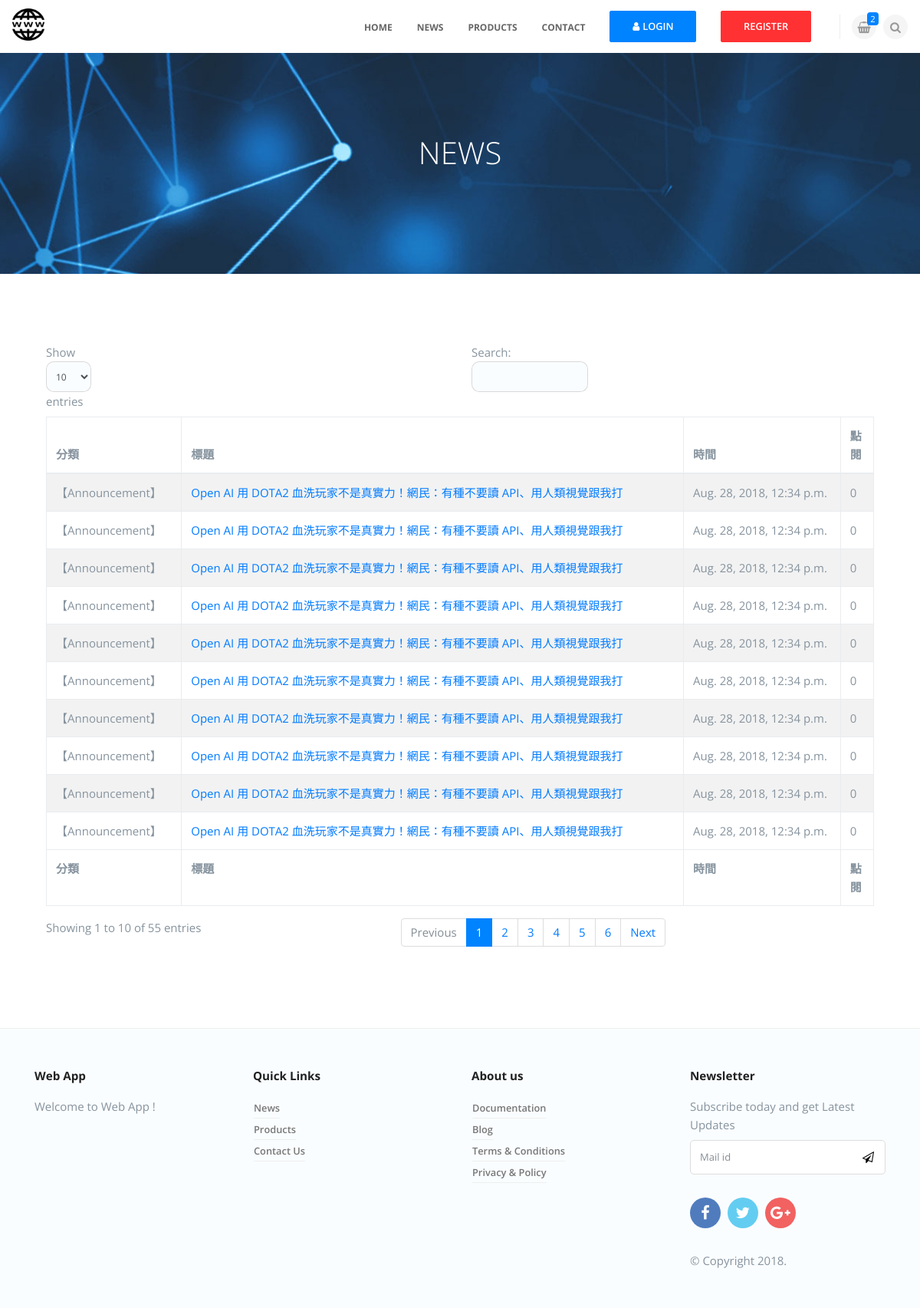
The app's page /, older data.
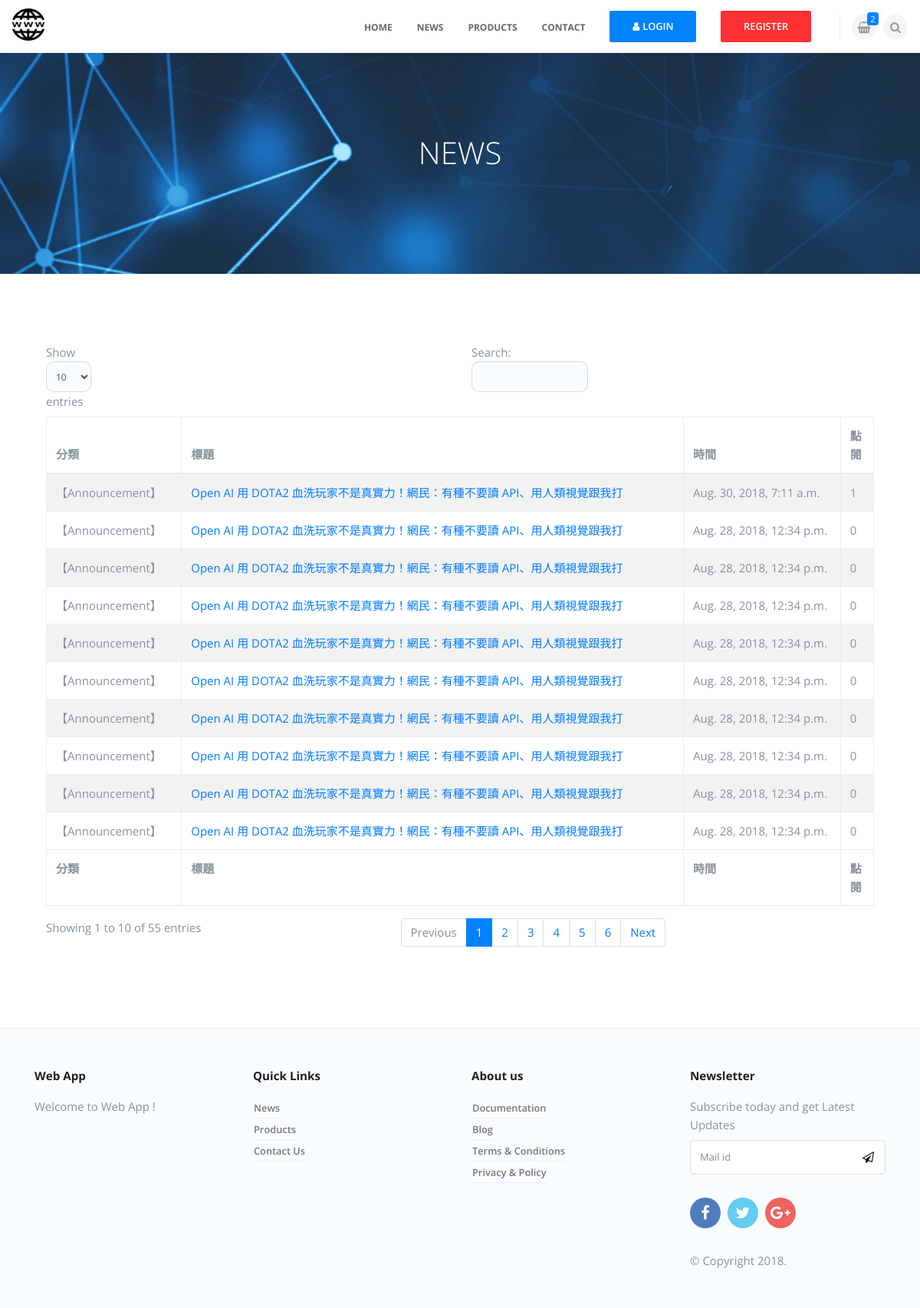
The same page, newer data.
### news/models.py (models this page shows, shortened)
class NewsUnit(models.Model):
    catego = models.CharField(max_length=10, null=False)
    nickname = models.CharField(max_length=20, null=False)
    title = models.CharField(max_length=50, null=False)
    message = models.TextField(null=False)
    pubtime = models.DateTimeField(auto_now=True)
    enabled = models.BooleanField(default=False)
    press = models.IntegerField(default=0)

### news/views.py (the view)
# urls.py: url(r'^$', news_view.news),
def news(request, pageindex=None):  # 首頁
    global page1
    pagesize = 8
    newsall = news_model.NewsUnit.objects.all().order_by('-id')
    datasize = len(newsall)
    totpage = math.ceil(datasize / pagesize)
    newsunits = newsall
    return render(request, "news/news.html", locals())

### templates/news/news.html (shortened to what this page needs)
{% extends 'app.html' %}
{% load staticfiles %}
{% block content %}
<div class="dzsparallaxer auto-init height-is-based-on-content " data-options='{   direction: "reverse"}'>
    <div class="divimage dzsparallaxer--target " style="width: 101%; height: 130%">
        <img src="{% static "images/background.jpg" %}">
    </div>
    <div class="container pt100 pb70">
        <div class="row pb50">
            <div class="col-md-8 ml-auto mr-auto wow bounceIn" data-wow-delay=".2s">
                <h1 class="h1 text-center font300 text-white">NEWS</h1>
            </div>
        </div>
    </div>
</div>
<div class="container pt90 pb90">
    <table id="data-table" class="table table-striped table-bordered" cellspacing="0" width="100%">
        <thead>
            <tr>
                <th align="left">分類</th>
                <th align="left">標題</th>
                <th align="left">時間</th>
                <th align="left">點閱</th>
            </tr>
        </thead>
        <tfoot>
            <tr>
                <th align="left">分類</th>
                <th align="left">標題</th>
                <th align="left">時間</th>
                <th align="left">點閱</th>
            </tr>
        </tfoot>
        <tbody>
            {% for unit in newsunits %}
            <tr class="alt">
                <td>
                    <div class="typeblock">【{{ unit.catego }}】</div>
                </td>
                <td>
                    <a href="/detail/{{unit.id}}/">{{ unit.title }}</a>
                </td>
                <td>{{ unit.pubtime }}</td>
                <td>{{ unit.press }}</td>
            </tr>
            {% endfor %}
        </tbody>
    </table>
</div>
{% endblock %}

### templates/app.html (shortened to what this page needs)
{% load staticfiles %}
<!DOCTYPE html>
<html lang="en">
<head>
    <link href="{% static "css/plugins/plugins.css" %}" rel="stylesheet">
    <link href="{% static "plugins/masterslider/style/masterslider.css" %}" rel="stylesheet">
    <link href="{% static "plugins/dzsparallaxer/dzsparallaxer.css" %}" rel="stylesheet">
    <link href="{% static "plugins/dzsparallaxer/scroller.css" %}" rel="stylesheet">
    <link href="{% static "plugins/dzsparallaxer/advancedscroller/plugin.css" %}" rel="stylesheet">
    <link rel="stylesheet" type="text/css" href="{% static "plugins/cubeportfolio/css/cubeportfolio.min.css" %}">
    <link href="{% static "css/style.css" %}" rel="stylesheet" type="text/css" />
</head>
<body>
        <nav class="navbar navbar-expand-lg navbar-light bg-faded">
            <div class="navbar-right-col">
                <ul class="list-inline">
                <li class="list-inline-item">
                    <a href="/shopCart"><i class="fa fa-shopping-basket"></i> <span class="badge badge-primary">2</span></a>
                </li>
                <li class="list-inline-item dropdown dropdown-search">
                    <a href="#" data-toggle="dropdown" class="dropdown-toggle"><i class="fa fa-search"></i></a>
                </li>
                </ul>
            </div>
                <a class="navbar-brand" href="/"><img src="{% static "images/www_logo.png" %}" alt="" height="42" width="42"></a>
                <div class="collapse navbar-collapse" id="navbarCollapse">
                    <ul class="navbar-nav  ml-auto">
                        <li class="nav-item">
                            <a href="/" class="nav-link">HOME</a>
                        </li>
                        <li class="nav-item">
                            <a href="/news" class="nav-link">NEWS</a>
                        </li>
                        <li class="nav-item">
                            <a href="/products" class="nav-link">PRODUCTS</a>
                        </li>
                        <li class="nav-item">
                                <a href="/contact" class="nav-link">Contact</a>
                        </li>
                        {% if request.user.is_authenticated %}
                        <li class="nav-item"><a href="/logout/" class=" btn btn-success btn-lg"><i class="fa fa-user mr-1"></i>LOGOUT</a></li>
                        <li class="nav-item"><a href="/dashboard/" class=" btn btn-primary btn-lg">DASHBOARD</a></li>
                        {% else %}
                        <li class="nav-item"><a href="/login/" class=" btn btn-primary btn-lg"><i class="fa fa-user mr-1"></i>LOGIN</a></li>
                        <li class="nav-item"><a href="/register/" class=" btn btn-danger btn-lg">REGISTER</a></li>
                        {% endif %}
                    </ul>
                </div>
            </nav>
    {% block content %}{% endblock %}
    <footer class="footer">
        <div class="container">
            <div class="row">
                <div class="col-md-6 col-lg-3">
                    <h4>Web App</h4>
                    <p>
                        Welcome to Web App !
                    </p>
                </div>
                <div class="col-md-6 col-lg-3">
                    <h4>Quick Links</h4>
                    <ul class="list-unstyled">
                        <li><a href="#" class="btn btn-underline">News</a></li>
                        <li><a href="#" class="btn btn-underline">Products</a></li>
                        <li><a href="#" class="btn btn-underline">Contact us</a></li>
                    </ul>
                </div>
                <div class="col-md-6 col-lg-3">
                    <h4>About us</h4>
                    <ul class="list-unstyled">
                        <li><a href="#" class="btn btn-underline">Documentation</a></li>
                        <li><a href="#" class="btn btn-underline">Blog</a></li>
                        <li><a href="#" class="btn btn-underline">Terms & conditions</a></li>
                        <li><a href="#" class="btn btn-underline">Privacy & policy</a></li>
                    </ul>
                </div>
                <div class="col-md-6 col-lg-3">
                    <h4>Newsletter</h4>
                    <div class="mb30">
                        <form>
                            <div class="form-group">
                                <label for="subscribe">Subscribe today and get Latest Updates</label>
                                <input type="email" class="form-control" placeholder="Mail id" id="subscribe">
                                <button type="submit" class="btn-newsletter"><i class="fa fa-paper-plane-o"></i></button>
                            </div>
                        </form>
                    </div>
                    <ul class="social list-inline mb30">
                        <li class="list-inline-item"><a class="facebook" href="#"><i class="fa fa-facebook-f"></i></a></li>
                        <li class="list-inline-item"><a class="twitter" href="#"><i class="fa fa-twitter"></i></a></li>
                        <li class="list-inline-item"><a class="gplus" href="#"><i class="fa fa-google-plus"></i></a></li>
                    </ul>
                    <span class="font400">&copy; Copyright 2018.</span>
                </div>
            </div>
        </div>
    </footer>
</body>
</html>

### static/css/style.css (style rules this page uses)
html, body { height: 100%; }
body { font-family: "Open Sans", sans-serif; color: #86939e; font-size: 15px; line-height: 1.6; font-weight: 400; }
a { transition: all .3s ease-in-out; -webkit-transition: all .3s ease-in-out; -moz-transition: all .3s ease-in-out; -ms-transition: all .3s ease-in-out; -o-transition: all .3s ease-in-out; }
.font300 { font-weight: 300 !important; }
.font400 { font-weight: 400 !important; }
h1, h2, h3, h4, h5, h6, .h1, .h2, .h3, .h4, .h5, .h6 { color: #212121; font-weight: 300; font-family: "Open Sans", sans-serif; line-height: 1.5; display: block; }
.social > li > a { display: block; width: 40px; height: 40px; line-height: 40px; text-align: center; border-radius: 50%; -webkit-border-radius: 50%; color: #fff; font-size: 20px; }
.social .twitter { background-color: #63cdf1; }
.social .facebook { background: #507cbe; }
.social .gplus { background: #f16261; }
.mb30 { margin-bottom: 30px !important; }
.pb50 { padding-bottom: 50px !important; }
.pb70 { padding-bottom: 70px !important; }
.pb90 { padding-bottom: 90px !important; }
.pt90 { padding-top: 90px !important; }
.pt100 { padding-top: 100px !important; }
.badge-primary, .btn-primary, .label-primary { background-color: #0083ff !important; border-color: #0083ff !important; }
.badge-danger, .btn-danger, .label-danger { background-color: #ff3133 !important; border-color: #ff3133 !important; }
.badge { font-weight: 400; }
.bg-faded { background-color: #f5f8fb; }
.text-white { color: #fff !important; }
.form-control, input[type="text"], input[type="email"], input[type="password"], slelect, textarea { background-color: rgba(0, 131, 255, 0.02); border-radius: 10px; min-height: 40px; font-size: 12px; }
.btn { font-size: .8rem; font-weight: 600; border-radius: 2px; -webkit-border-radius: 2px; transition: all .3s ease-in-out; -webkit-transition: all .3s ease-in-out; cursor: pointer; padding: .5rem 1rem; text-transform: capitalize; }
.btn.btn-lg { padding: .6rem 1.8rem; font-weight: 600; }
.btn.btn-underline { padding: 5px 0; border-bottom: 1px solid #eee; }
.btn-danger, .btn-primary, .btn-success, .btn-dark, .btn-info { color: #fff !important; }
.btn-primary { background-color: #0083ff; color: #fff; border-color: #0083ff; }
.navbar-expand-lg.navbar .nav-link { padding-left: .9rem; padding-right: .9rem; }
.navbar.navbar-light.bg-faded { background-color: #fff; }
.navbar .btn { position: relative; top: .9rem; }
.nav-link { display: block; font-size: 0.75rem; font-weight: 700; text-transform: uppercase; border-top: 2px solid transparent; }
.navbar-light .navbar-nav .nav-link { color: #666; }
.navbar { position: relative; }
.navbar-right-col { position: absolute; right: 1rem; top: 1.2rem; }
.navbar-right-col li:first-child { border-left: 1px solid #eee; padding-left: 15px; }
.navbar-right-col .list-inline { padding: 0; margin: 0px; }
.navbar-right-col ul > li > a { display: block; color: #999; width: 32px; height: 32px; line-height: 32px; background-color: #f5f5f5; text-align: center; border-radius: 50%; position: relative; }
.navbar-right-col ul > li > a .badge { position: absolute; right: -3px; top: -3px; }
.navbar-collapse { padding-right: 110px; }
.dropdown.dropdown-search .dropdown-toggle:after { display: none; }
@media (min-width: 992px) { .navbar { padding-top: 0px; padding-bottom: 0px; } }
@media (min-width: 992px) { .navbar-expand-lg .navbar-nav > li { padding: 0px 1rem; } }
@media (min-width: 992px) { .navbar-expand-lg .navbar-nav .nav-link { padding-left: 0; padding-right: 0; } }
@media (min-width: 992px) { .nav-link { padding-top: 1.5rem; padding-bottom: 1.5rem; } }
@media (min-width: 992px) { .navbar-brand { padding-top: 0px; } }
.footer { padding: 50px 0; padding-bottom: 20px; background-color: rgba(0, 131, 255, 0.02); border-top: 1px solid #eee; }
.footer h4 { font-weight: 700; margin-bottom: 1rem; font-size: .95rem; }
.footer .col-md-6 { margin-bottom: 30px; }
.footer .btn.btn-underline { color: #777; }
.footer .form-group { position: relative; }
.footer .form-group .btn-newsletter { position: absolute; right: 15px; padding: 0px; border: 0px; background-color: transparent; bottom: 11px; }
.footer .form-control { font-size: 13px; border: 0px; border-radius: 0px; border: 0px; background-color: #fff; height: 45px; line-height: 45px; border: 1px solid #ddd; border-radius: 5px; }

Row changes from the older to the newer data that the page shows:
changed NewsUnit: pubtime "Aug. 28, 2018, 12:34 p.m." → "Aug. 30, 2018, 7:11 a.m."; press "0" → "1"
